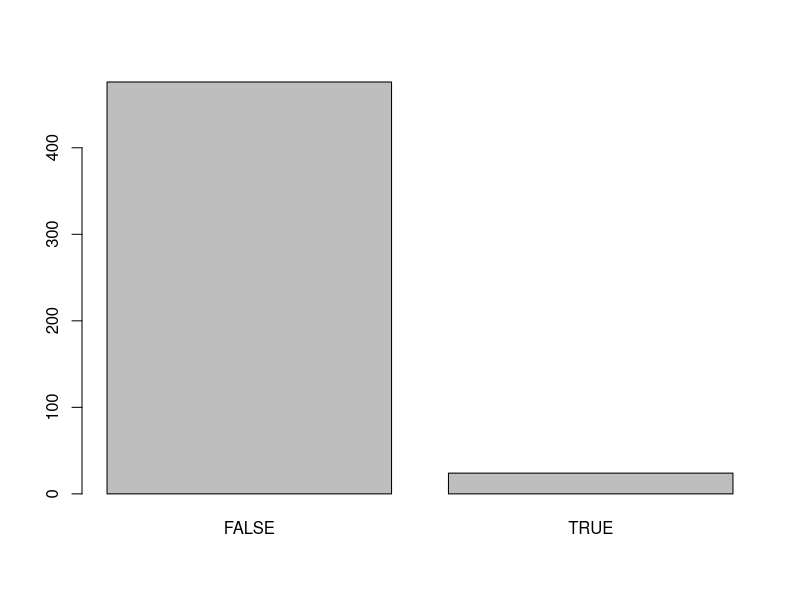

Recreate this plot in R.
## ---- chunk 1
knitr::opts_chunk$set(comment = NA, 
                      fig.width = 6, 
                      fig.height = 6,
                      fig.align = 'center',
                      echo = FALSE, 
                      eval = FALSE, 
                      warning = FALSE,
                      message = FALSE)

options(digits = 3)
## ---- chunk 2
# Lade benötigte Pakete
library(tidyverse)
library(caret)
## ---- chunk 3
# Lade benötigte Pakete
library(tidyverse)
library(caret)
## ---- chunk 4
graduation_train <- read_csv(file = "1_Data/graduation_train.csv")
## ---- chunk 5
graduation_train
## ---- chunk 6
names(graduation_train)
## ---- chunk 7
# Konvertiere alle character variablen zu factor
graduation_train <- graduation_train %>%
          mutate_if(is.character, factor)
## ---- chunk 8
# Setze Samplingmethode auf "none" um für den Moment alles einfach zu halten.
ctrl_none <- trainControl(method = "none") 
## ---- chunk 9
# abschluss_glm: Regressionsmodell
abschluss_glm <- train(form = Abschlussrate ~ Prozent_PhD,
                       data = graduation_train,
                       method = "glm",
                       trControl = ctrl_none)
## ---- chunk 10
# Zeige Regressionstabelle
summary(abschluss_glm)

# Für jede Zunahme um eins in Prozent_PhD (der Anteil Angestellter mit einem PhD), steigt die erwartete Abschlussrate um 0.33. 
## ---- chunk 11
# Extrahiere gefittete Werte
glm_fit <- predict(abschluss_glm)
## ---- chunk 12
# Definiere einen Vektor mit den tatsächlichen Werten
criterion <- graduation_train$Abschlussrate
## ---- chunk 13
# Modellperformanz der gerechneten Regression
postResample(pred = glm_fit,   # Vorhergesagte/ gefittete Werte 
             obs = criterion)  # Tatsächliche Werte
## ---- chunk 14
# Im Schnitt sind die Vorhersagen des Modells 12.86 Prozent von den wahren Werten
# entfernt. Von der gesammten Varianz in der Variable Abschlussrate, kann unser Modell
# nur gerade zehn Prozent erklären. Das Modell macht also nur schlechte Vorhersagen.
## ---- chunk 15
# abschluss_glm_three: Regressionsmodell
abschluss_glm_three <- train(form = Abschlussrate ~ Prozent_PhD + Kosten_Unterkunft + Verhaeltnis_Stud.Doz.,
                             data = graduation_train,
                             method = "glm",
                             trControl = ctrl_none)
## ---- chunk 16
summary(abschluss_glm_three)
## ---- chunk 17
# Speichere die Vorhersagen
glm_fit_three <- predict(abschluss_glm_three)
## ---- chunk 18
# Modellperformanz des neuen Modells
postResample(pred = glm_fit_three,   # Vorhergesagte Werte  
             obs = criterion)        # Tatsächliche Werte
## ---- chunk 19
# Der neue MAE ist 11.78. Das ist kleiner und daher besser als der Wert des Modells
# mit nur einem Feature. Diese Verbesserung zeigt sich natürlich auch in Rsquared Wert,
# das neue Modell kann fast 22% der gesammten Varianz erklären, also doppelt so viel
# wie das vorherige Modell
## ---- chunk 20
abschluss_glm_all <- train(form = Abschlussrate ~ .,
                           data = graduation_train,
                           method = "glm",
                           trControl = ctrl_none)
## ---- chunk 21
summary(abschluss_glm_all)
## ---- chunk 22
# Speichere die Vorhersagen
glm_fit_all <- predict(abschluss_glm_all)
## ---- chunk 23
# Modellperformanz des neuen Modells
postResample(pred = glm_fit_all,   
             obs = criterion)   
## ---- chunk 24
# Überprüfe die Klasse der Privatuniversitaet Variable
class(graduation_train$Privatuniversitaet)
## ---- chunk 25
criterion <- graduation_train$Privatuniversitaet
## ---- chunk 26
Privatuniversitaet_glm <- train(form = Privatuniversitaet ~ .,
                     data = graduation_train,
                     method = "glm",
                     trControl = ctrl_none)
## ---- chunk 27
summary(Privatuniversitaet_glm)

# Basierend auf den z-Werten, scheinen vor allem die Variablen Outstate und
# Enroll wichtige Prädiktoren zu sein. Ausserdem scheinen die Variablen Accept
# F.Undergrad, Room.Board, und S.F.Ration wichtig zu sein.e
## ---- chunk 28
glm_fit_Privatuniversitaet <- predict(Privatuniversitaet_glm)
## ---- chunk 29
# Evaluiere Modellperformanz
confusionMatrix(data = glm_fit_Privatuniversitaet,   # Vorhersagen
                reference = criterion)    # Tatsächliche Werte
## ---- chunk 30
# Die Richtigkeit ist 0.942. Über alle Fälle gesehen, sagt das Modell also in
# 94.2% die richtige Klasse vorher.
## ---- chunk 31
mod <- train(form = Prozent_Spenden ~ .,
             data = graduation_train,
             method = "glm",
             trControl = ctrl_none)

summary(mod)
mod_predictions <- predict(mod)
postResample(pred = mod_predictions,
             obs = graduation_train$Prozent_Spenden)

## ---- chunk 32
# Kreiere neue Variable hot
graduation_train <- graduation_train %>%
  mutate(hot = factor(Bewerbungen >= 10000))
## ---- chunk 33

# Die Variablen, welche den Namen und die Anzahl Bewerbungen beinhalten müssen
# wir entfernen, da wir das Modell sonst nicht problemlos rechnen können. Ausserdem
# sind die F.Undergrad, Enroll, und Accept Zahlen sehr stark mit den Bewerbungen
# korreliert und sollten daher entfernt werden.
mod_hot <- train(form = hot ~ . - Bewerbungen -Eingeschrieben -Angenommen - Vollzeit,
                 data = graduation_train,
                 method = "glm",
                 trControl = ctrl_none)

summary(mod_hot)
mod_predictions <- predict(mod_hot)
plot(mod_predictions)
confusionMatrix(data = mod_predictions,
                reference = graduation_train$hot)

## ---- chunk 34
library(tidyverse)
library(ggthemes)
